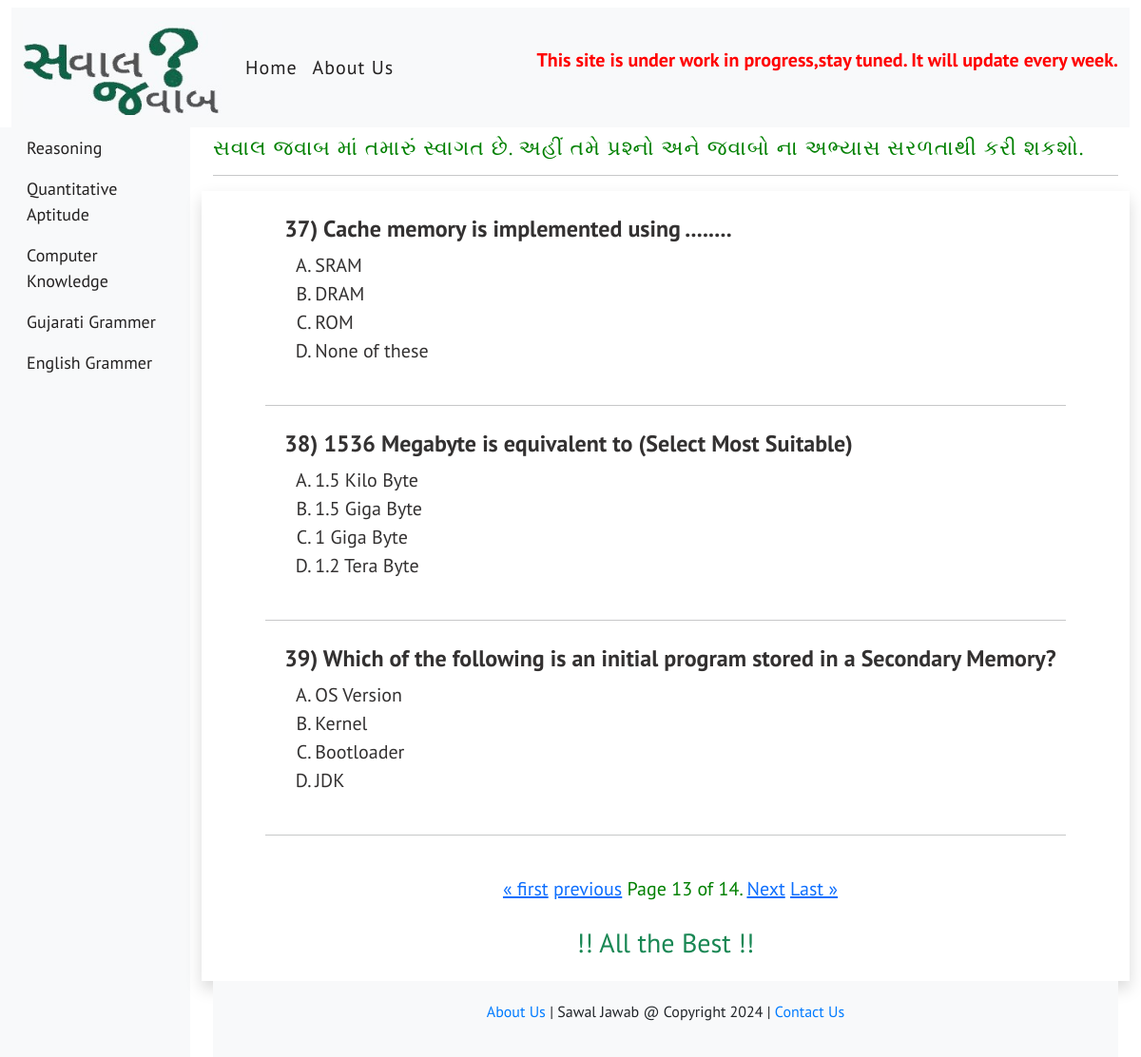
Page /computer_operator/computer/?page=13 on the committed database.
### myapp/models.py (models this page shows)
class Current_Affairs(models.Model):
    question=models.CharField(max_length=500)
    answer=models.CharField(max_length=500)
    opt_A=models.CharField(max_length=500)
    opt_B=models.CharField(max_length=500)
    opt_C=models.CharField(max_length=500)
    opt_D=models.CharField(max_length=500)
    ans_description=models.TextField(max_length=1000)
    category=models.CharField(max_length=300)
    question_topic=models.CharField(max_length=300)

class Computer_Operator(Current_Affairs):
    pass

class Current_Affairs(models.Model):
    question=models.CharField(max_length=500)
    answer=models.CharField(max_length=500)
    opt_A=models.CharField(max_length=500)
    opt_B=models.CharField(max_length=500)
    opt_C=models.CharField(max_length=500)
    opt_D=models.CharField(max_length=500)
    ans_description=models.TextField(max_length=1000)
    category=models.CharField(max_length=300)
    question_topic=models.CharField(max_length=300)

### myapp/views.py (the view)
# urls.py: path('computer_operator/<slug:category_slug>/',views.computer_questions,name='computer_questions'),
def computer_questions(request,category_slug):
    comp=Computer_Operator.objects.filter(question_topic=category_slug)
    paginator = Paginator(comp, 3)
    page_number = request.GET.get("page")
    page_obj = paginator.get_page(page_number)
    return render(request,'myapp/sawaljawab.html',{'page_obj':page_obj})

### myapp/templates/myapp/sawaljawab.html (shortened to what this page needs)
{% extends 'myapp/base.html' %}
{% block content %}
<div class="col-md-9 ml-sm-auto col-lg-10 px-md-4">
    <h3 class="mt-2" id="gujaratiheadings">સવાલ જવાબ માં તમારું સ્વાગત છે. અહીં તમે પ્રશ્નો અને જવાબો ના અભ્યાસ સરળતાથી કરી શકશો.</h3>
    <hr>
    <div class="row mt-2 shadow p-3">
        <div class="currentaffairs">
            <div class="innersection">
                       {% for q in page_obj %}
                            <div>
                                <h4 style="text-align: left; letter-spacing: normal; font-weight:bold;"> <span class="question_id">{{ page_obj.start_index|add:forloop.counter0 }})</span> {{q.question}}</h4>
                                    <ul style="text-align: left; list-style:upper-alpha;">
                                        <li><a onclick="optASelected(this, '{{ q.answer }}', '{{ q.ans_description}}')">{{q.opt_A}}</a></li>
                                        <li><a onclick="optBSelected(this, '{{ q.answer }}', '{{ q.ans_description}}')">{{q.opt_B}}</a></li>
                                        <li><a onclick="optCSelected(this, '{{ q.answer }}', '{{ q.ans_description}}')">{{q.opt_C}}</a></li>
                                        <li><a onclick="optDSelected(this, '{{ q.answer }}', '{{ q.ans_description}}')">{{q.opt_D}}</a></li>
                                    </ul>
                          </div>
                       <hr style="font-weight: bolder;">
                      {% endfor %}
                       <div class="pagination">
                        <span class="step-links"  style="color: green; padding: 15px; font-size: 20px;">
                            {% if page_obj.has_previous %}
                                <a href="?page=1">&laquo; first</a>
                                <a href="?page={{ page_obj.previous_page_number }}">previous</a>
                            {% endif %}
                            <span class="current">
                                Page {{ page_obj.number }} of {{ page_obj.paginator.num_pages }}.
                            </span>
                            {% if page_obj.has_next %}
                                <a href="?page={{ page_obj.next_page_number }}">Next</a>
                                <a href="?page={{ page_obj.paginator.num_pages }}">Last &raquo;</a>
                            {% endif %}
                        </span>
                    </div>
            </div>
    </div>
    <div><h3 class="text-center text-success">!! All the Best !!</h3></div>
{% endblock content %}

### myapp/static/myapp/css/style.css (style rules this page uses)
* { margin:0; padding:0; box-sizing:border-box; font-family: 'Anek Gujarati', sans-serif; font-family: 'Poppins', sans-serif; font-family: 'PT Sans', sans-serif; }
#gujaratiheadings { font-family: 'Anek Gujarati', sans-serif; font-family: 'PT Sans', sans-serif; font-size: 22px; letter-spacing: 1px; color: green; }
.currentaffairs { width: 700px; height: auto; display: flex; flex-direction: row; justify-content: center; }
.innersection { width: auto; height: auto; background-color:white; border-radius: 5px; }
.innersection > div { font-family: 'Anek Gujarati', sans-serif; font-family: 'Noto Serif Gujarati', serif; font-family: 'Poppins', sans-serif; font-family: 'PT Sans', sans-serif; font-size: 20px; width: auto; height: auto; margin-left: 10px; padding: 10px; color: rgb(51, 49, 49); }
.innersection > div > ul > li > a { text-decoration: none; }
.pagination > span { margin: auto; text-align: center; }

### rows in the picture
Computer_Operator: start_index|add "37", question "Cache memory is implemented using ........", opt_A "SRAM", opt_B "DRAM", opt_C "ROM", opt_D "None of these"
Computer_Operator: start_index|add "38", question "1536 Megabyte is equivalent to (Select Most Suitable)", opt_A "1.5 Kilo Byte", opt_B "1.5 Giga Byte", opt_C "1 Giga Byte", opt_D "1.2 Tera Byte"
Computer_Operator: start_index|add "39", question "Which of the following is an initial program stored in a Secondary Memory?", opt_A "OS Version", opt_B "Kernel", opt_C "Bootloader", opt_D "JDK"

### other values in the picture
{{ page_obj.number }} "13"
{{ page_obj.paginator.num_pages }} "14"
